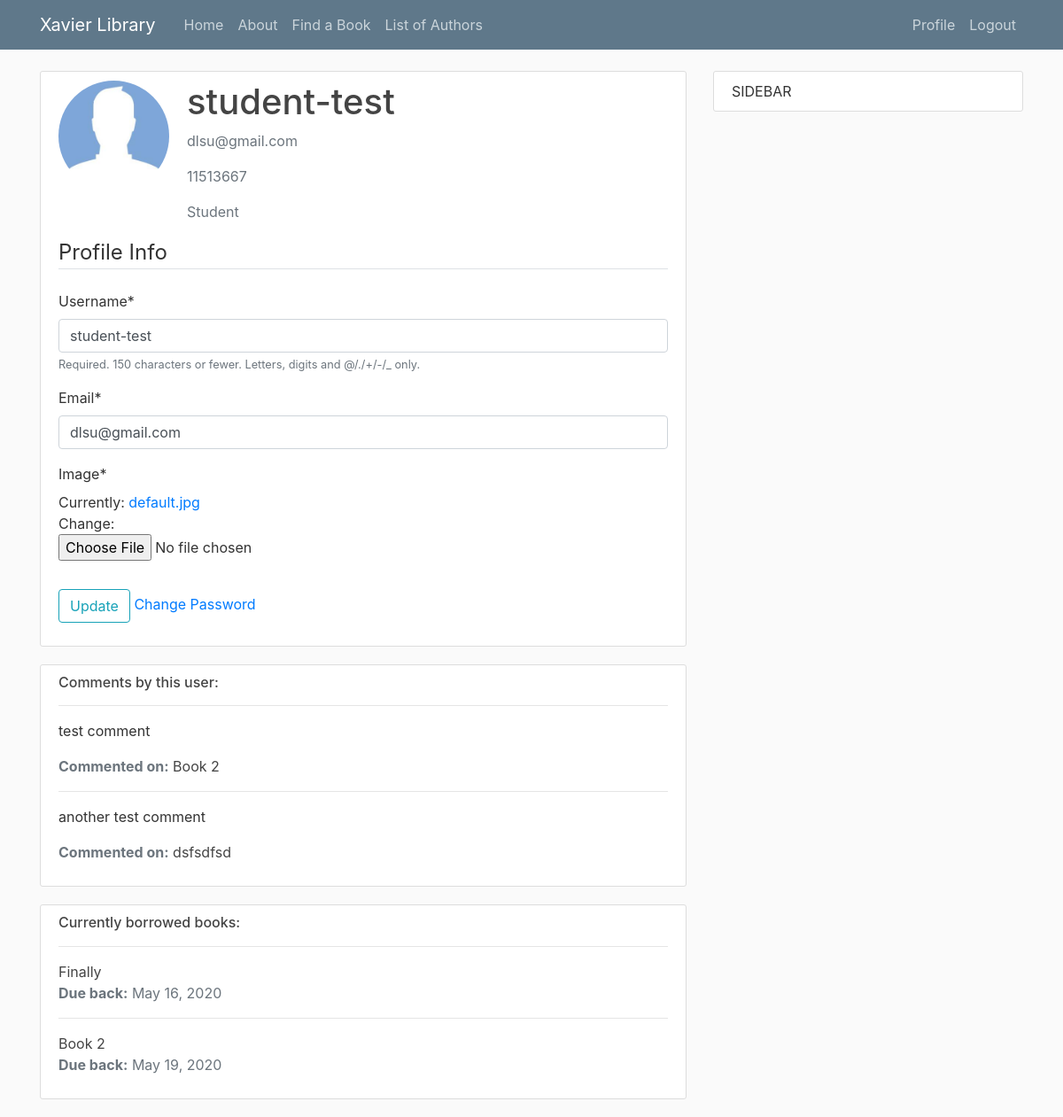
Page /profile/ (signed in) on the committed database.
### users/models.py (models this page shows, shortened)
class Profile(models.Model):
	user = models.OneToOneField(User, on_delete=models.CASCADE)
	image = models.ImageField(default ='default.jpg',upload_to='profile_pics')
	IDnum = models.CharField(max_length=8, blank=True)
	Role = models.ForeignKey('Role' , on_delete=models.SET_NULL, null=True)
	SecurityQuestion = models.CharField(max_length=50, blank=True)
	SecurityAnswer = models.CharField(max_length=30, blank=True)

class Role(models.Model):
	name = models.CharField(max_length=15, blank=True)
	browse_search = models.BooleanField()
	borrow = models.BooleanField()
	review = models.BooleanField()
	add = models.BooleanField()
	edit = models.BooleanField()
	delete = models.BooleanField()
	add_instance = models.BooleanField()
	edit_instance = models.BooleanField()
	delete_instance = models.BooleanField()
	create_manager = models.BooleanField()
	view_logs = models.BooleanField()
	any_create = models.BooleanField()
	def __str__(self):
		return self.name

### library/models.py (models this page shows, shortened)
class comment(models.Model):
    book = models.ForeignKey('Book', on_delete=models.SET_NULL, null=True)
    comment = models.TextField(max_length=1000, help_text="Enter a Comment")
    author = models.ForeignKey(User, on_delete=models.SET_NULL, null=True)

class Book(models.Model):
    title = models.CharField(max_length=200)
    author = models.ForeignKey('Author', on_delete=models.SET_NULL, null=True)
    summary = models.TextField(max_length=1000, help_text="Enter a brief description of the book")
    isbn = models.CharField('ISBN', max_length=13,
                            help_text='13 Character <a href="https://www.isbn-international.org/content/what-isbn'
                                      '">ISBN number</a>')
    genre = models.ManyToManyField(Genre, help_text="Select a genre for this book")
    language = models.ForeignKey('Language', on_delete=models.SET_NULL, null=True)
    call = models.CharField('Call Number', max_length=3, help_text="Enter a 3 digit call number", null=True)
    def display_genre(self):
        """Creates a string for the Genre. This is required to display genre in Admin."""
        return ', '.join([genre.name for genre in self.genre.all()[:3]])
    display_genre.short_description = 'Genre'
    def __str__(self):
        return self.title

class BookInstance(models.Model):
    id = models.UUIDField(primary_key=True, default=uuid.uuid4,
                          help_text="Unique ID for this particular book across whole library")
    book = models.ForeignKey('Book', on_delete=models.SET_NULL, null=True)
    imprint = models.CharField(max_length=200)
    due_back = models.DateField(null=True, blank=True, help_text="YYYY-MM-DD")
    borrower = models.ForeignKey(User, on_delete=models.SET_NULL, null=True, blank=True)
    LOAN_STATUS = (
        ('a', 'Available'),
        ('r', 'Reserved'),
    )
    """('d', 'Maintenance'),"""
    """('o', 'On loan'),"""
    status = models.CharField(
        max_length=1,
        choices=LOAN_STATUS,
        blank=True,
        default='a',
        help_text='Book availability')
    class Meta:
        ordering = ['due_back']
        permissions = (("can_mark_returned", "Set book as returned"),)

### users/views.py (the view)
# urls.py: path('profile/', user_views.profile, name='profile'),
@login_required
def profile(request):
	if request.method == 'POST':
		u_form = UserUpdateForm(request.POST, instance=request.user)
		p_form = ProfileUpdateForm(request.POST, request.FILES, instance=request.user.profile)
		if u_form.is_valid() and p_form.is_valid():
			u_form.save()
			p_form.save()
			message = 'Updated their profile'
			updateActivity(request.user.profile, 'Changed', message)
			messages.success(request, f'Your account has been Updated!')
			return redirect('profile')
	else:
		u_form = UserUpdateForm(instance=request.user)
		p_form = ProfileUpdateForm(instance=request.user.profile)
	context = {
		'u_form': u_form,
		'p_form': p_form
	}
	return render(request, 'users/profile.html', context)

### users/forms.py
class UserUpdateForm(forms.ModelForm):
	email = forms.EmailField()
	class Meta:
		model = User
		fields = ['username', 'email']

class ProfileUpdateForm(forms.ModelForm):
	class Meta:
		model = Profile
		fields = ['image']

### users/templates/users/profile.html (shortened to what this page needs)
{% extends "library/base.html" %}
{% load crispy_forms_tags %}
{% block content%}
	<div class="content-section">
	  <div class="media">
	    <img class="rounded-circle account-img" src="{{user.profile.image.url}}">
	    <div class="media-body">
	      <h2 class="account-heading">{{user.username}}</h2>
	      <p class="text-secondary">{{user.email}}</p>
	      <p class="text-secondary">{{user.profile.IDnum}}</p>
	      <p class="text-secondary">{{user.profile.Role}}</p>
	    </div>
	  </div>
	  <form method="POST" enctype="multipart/form-data">
			<fieldset class="form-group">
				<legend class="border-bottom mb-4">Profile Info</legend>
					{{u_form|crispy}}
					{{p_form|crispy}}
			</fieldset>
			<div class="form-group">
				<button class="btn btn-outline-info" type="submit">Update</button>
				<a href="changepass">Change Password</a>
			</div>
		</form>
	</div>
	<div class="content-section">
		<h6 class="mr-2">Comments by this user:</h6>
		{% for comment in user.comment_set.all %}
			<hr>
			<p>{{ comment.comment }}</p>
			<p class="text-muted"><strong>Commented on:</strong> <a class="article-title" href="{% url 'book-detail' comment.book.id %}">{{ comment.book }}</a></p>
		{% endfor %}
	</div>
	<div class="content-section">
		<h6 class="mr-2">Currently borrowed books:</h6>
		{% for bookinstance in user.bookinstance_set.all %}
			<hr>
			<a class="article-title" href="{% url 'book-detail' bookinstance.book.id %}">{{ bookinstance.book }}</a>
			<p class="text-muted"><strong>Due back:</strong> {{bookinstance.due_back}}</p>
		{% endfor %}
	</div>
{% endblock content %}

### library/static/library/main.css (style rules this page uses)
body { background: #fafafa; color: #333333; margin-top: 5rem; }
h1, h2, h3, h4, h5, h6 { color: #444444; }
.content-section { background: #ffffff; padding: 10px 20px; border: 1px solid #dddddd; border-radius: 3px; margin-bottom: 20px; }
.article-title { color: #444444; }
.account-img { height: 125px; width: 125px; margin-right: 20px; margin-bottom: 16px; }
.account-heading { font-size: 2.5rem; }

### rows in the picture
comment: comment "test comment", book "Book 2"
comment: comment "another test comment", book "dsfsdfsd"
BookInstance: book "Finally", due_back "May 16, 2020"
BookInstance: book "Book 2", due_back "May 19, 2020"

### other values in the picture
{{ user.username }} "student-test"
{{ user.email }} "dlsu@gmail.com"
{{ user.profile.IDnum }} "11513667"
{{ user.profile.Role }} "Student"
